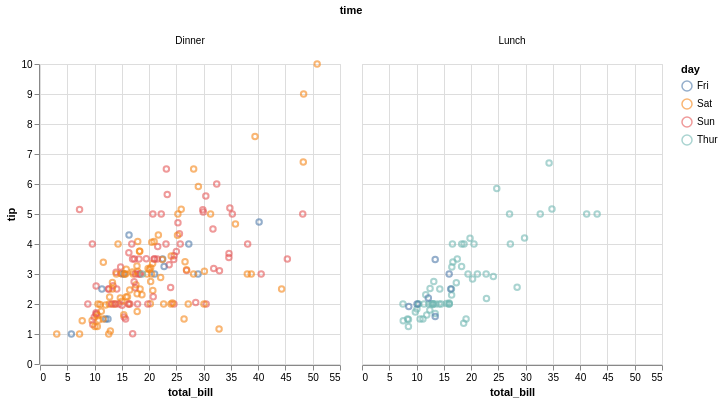

The notebook cell this image was saved under:
### Markdown cell above
**Narrate the mapping out loud:** *mark_point, x position gets total_bill, hue gets day…* — the API forces you to SAY the encoding, which is exactly the discipline.

## Part 3 — Faceting: position for categories

### Code cell
(alt.Chart(tips)
    .mark_point(opacity=0.6)
    .encode(x="total_bill", y="tip", color="day")
    .facet(column="time"))

### Figure 1 — Vega-Lite specification as saved in the notebook (floating-point values rounded to 4 significant figures; data arrays with more than 128 entries replaced by an {"elided": "..."} marker saying what was removed)
{"config": {"view": {"continuousWidth": 300, "continuousHeight": 300}}, "data": {"name": "data-f795d6974a782cd165ff81948ea68153"}, "facet": {"column": {"field": "time", "type": "nominal"}}, "spec": {"mark": {"type": "point", "opacity": 0.6}, "encoding": {"color": {"field": "day", "type": "nominal"}, "x": {"field": "total_bill", "type": "quantitative"}, "y": {"field": "tip", "type": "quantitative"}}}, "$schema": "https://vega.github.io/schema/vega-lite/v6.4.1.json", "datasets": {"data-f795d6974a782cd165ff81948ea68153": {"elided": "244 records"}}}
